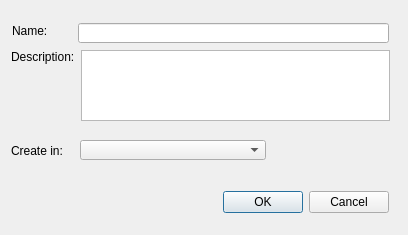
<ui version="4.0" >
 <class>newBookmarkFolderDialog</class>
 <widget class="QDialog" name="newBookmarkFolderDialog" >
  <property name="geometry" >
   <rect>
    <x>0</x>
    <y>0</y>
    <width>408</width>
    <height>235</height>
   </rect>
  </property>
  <property name="windowTitle" >
   <string>New Folder</string>
  </property>
  <widget class="QDialogButtonBox" name="buttonBox" >
   <property name="geometry" >
    <rect>
     <x>10</x>
     <y>190</y>
     <width>379</width>
     <height>25</height>
    </rect>
   </property>
   <property name="orientation" >
    <enum>Qt::Horizontal</enum>
   </property>
   <property name="standardButtons" >
    <set>QDialogButtonBox::Cancel|QDialogButtonBox::NoButton|QDialogButtonBox::Ok</set>
   </property>
  </widget>
  <widget class="QLabel" name="label" >
   <property name="geometry" >
    <rect>
     <x>12</x>
     <y>23</y>
     <width>57</width>
     <height>16</height>
    </rect>
   </property>
   <property name="text" >
    <string>Name:</string>
   </property>
  </widget>
  <widget class="QLineEdit" name="nameEdit" >
   <property name="geometry" >
    <rect>
     <x>78</x>
     <y>23</y>
     <width>311</width>
     <height>20</height>
    </rect>
   </property>
  </widget>
  <widget class="QLabel" name="label_2" >
   <property name="geometry" >
    <rect>
     <x>11</x>
     <y>141</y>
     <width>187</width>
     <height>20</height>
    </rect>
   </property>
   <property name="text" >
    <string>Create in:</string>
   </property>
  </widget>
  <widget class="QComboBox" name="createInCombo" >
   <property name="geometry" >
    <rect>
     <x>80</x>
     <y>140</y>
     <width>186</width>
     <height>20</height>
    </rect>
   </property>
  </widget>
  <widget class="QWidget" name="" >
   <property name="geometry" >
    <rect>
     <x>11</x>
     <y>50</y>
     <width>379</width>
     <height>71</height>
    </rect>
   </property>
   <layout class="QHBoxLayout" >
    <item>
     <layout class="QVBoxLayout" >
      <item>
       <widget class="QLabel" name="label_3" >
        <property name="text" >
         <string>Description:</string>
        </property>
       </widget>
      </item>
      <item>
       <spacer>
        <property name="orientation" >
         <enum>Qt::Vertical</enum>
        </property>
        <property name="sizeHint" >
         <size>
          <width>20</width>
          <height>40</height>
         </size>
        </property>
       </spacer>
      </item>
     </layout>
    </item>
    <item>
     <widget class="QTextEdit" name="descriptionEdit" >
      <property name="sizePolicy" >
       <sizepolicy vsizetype="Preferred" hsizetype="Expanding" >
        <horstretch>0</horstretch>
        <verstretch>0</verstretch>
       </sizepolicy>
      </property>
      <property name="acceptRichText" >
       <bool>false</bool>
      </property>
     </widget>
    </item>
   </layout>
  </widget>
 </widget>
 <resources/>
 <connections>
  <connection>
   <sender>buttonBox</sender>
   <signal>accepted()</signal>
   <receiver>newBookmarkFolderDialog</receiver>
   <slot>accept()</slot>
   <hints>
    <hint type="sourcelabel" >
     <x>248</x>
     <y>254</y>
    </hint>
    <hint type="destinationlabel" >
     <x>157</x>
     <y>274</y>
    </hint>
   </hints>
  </connection>
  <connection>
   <sender>buttonBox</sender>
   <signal>rejected()</signal>
   <receiver>newBookmarkFolderDialog</receiver>
   <slot>reject()</slot>
   <hints>
    <hint type="sourcelabel" >
     <x>316</x>
     <y>260</y>
    </hint>
    <hint type="destinationlabel" >
     <x>286</x>
     <y>274</y>
    </hint>
   </hints>
  </connection>
 </connections>
</ui>
